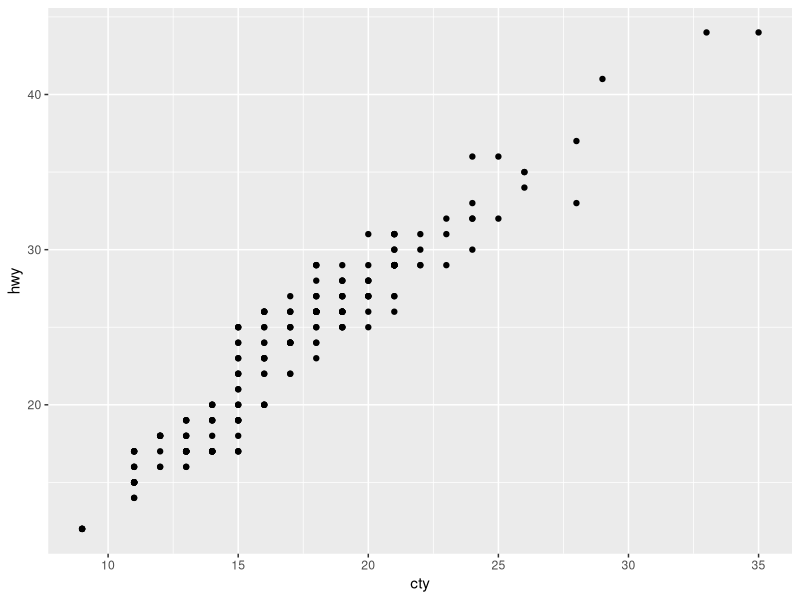
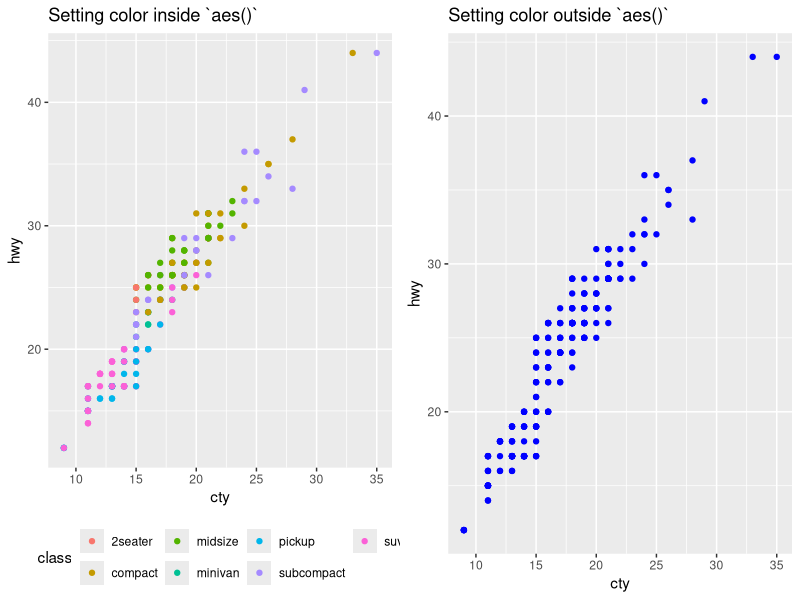

The R source for these figures, in order:
## ---- chunk 1
library(tidyverse)

myplot <- 
  ggplot(mpg) + #set the 'subject' or coordinate system
  geom_point(aes(x = cty, y = hwy)) #add the 'verb' or geom used to show the data, and 'nouns' or aesthetics on how the geom should appear
myplot
## ---- chunk 2
myplot.v2 <- 
  ggplot(mpg) +
  geom_point(aes(x = cty, y = hwy, color = class)) +
  labs(title = "Setting color inside `aes()`")+
  theme(legend.position = "bottom")

myplot.v3 <- 
  ggplot(mpg) +
  geom_point(aes(x = cty, y = hwy), color = "blue") +
  labs(title = "Setting color outside `aes()`")

gridExtra::grid.arrange(
  myplot.v2,
  myplot.v3,
  ncol = 2
)
